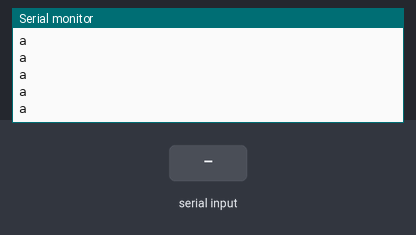
Bench run of a sketch on a simulated Arduino Uno, built with avr-gcc and run on an emulated ATmega328P. Shown: the last lines printed to the serial monitor. The inputs (shaded band) are chosen by the test bench.

Above: at 1.2 s.
1.3 s: "1" received over the second serial link
At 2.1 s:
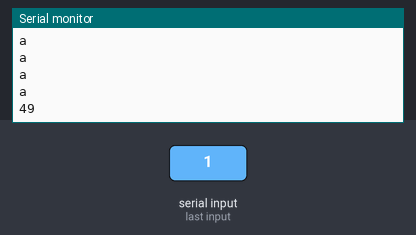
2.8 s: "0" received over the second serial link
At 3.9 s:
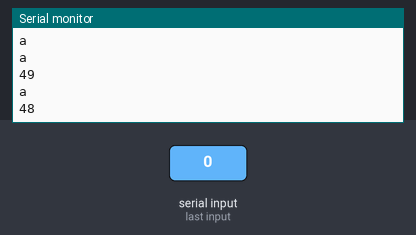
4.3 s: "2" received over the second serial link
At 6.6 s:
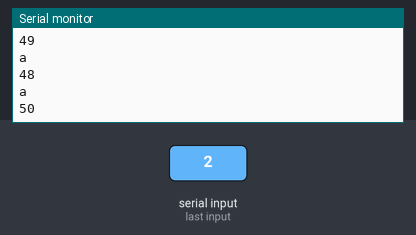

The sketch:

xbee_test.ino
```cpp
#include <SoftwareSerial.h>
SoftwareSerial xbee(2,8); // RX, TX
//int led=13;
void setup() {
  // put your setup code here, to run once:
  Serial.begin(9600);
  Serial.println("begin:");
  xbee.begin(9600);
//  pinMode(led, OUTPUT);


}

void loop() {
  // put your main code here, to run repeatedly:
  Serial.println("a");
  if (xbee.available()>0){
//    byte c=xbee.read();
    Serial.println(xbee.read());
    delay(2000);
//    if(c=='s'){
////      Serial.println(c);
////      delay(3000);
//      digitalWrite(led, HIGH);
//      delay(1000);
//      digitalWrite(led, LOW);
//      delay(1000);
//      digitalWrite(led, HIGH);
//      delay(1000);
//      digitalWrite(led, LOW);
//    }
  }

}
```

Measured:
- after the input at 1.3 s, the serial monitor: prints a new line after 0.07 s (image 1)
- after the input at 2.8 s, the serial monitor: prints a new line after 0.51 s (image 2)
- after the input at 4.3 s, the serial monitor: prints a new line after 1.0 s (image 3)
